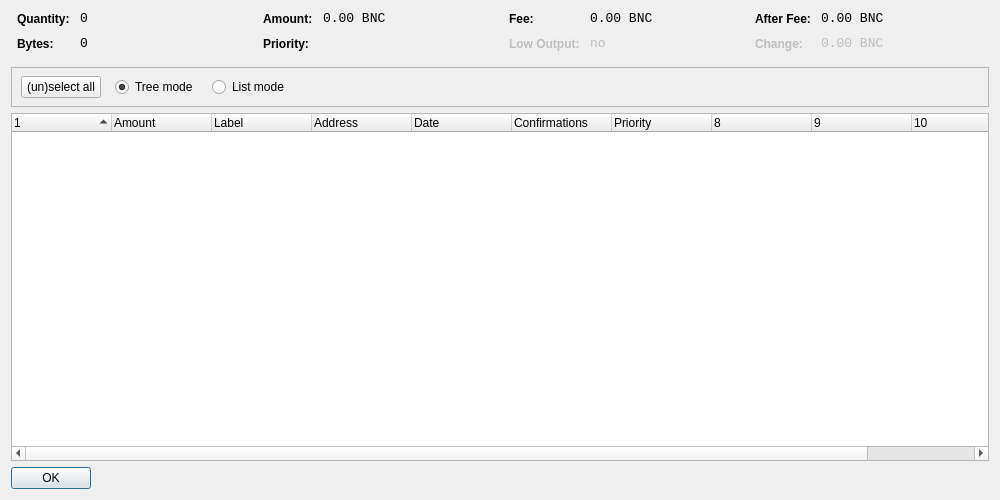
<?xml version="1.0" encoding="UTF-8"?>
<ui version="4.0">
 <class>CoinControlDialog</class>
 <widget class="QDialog" name="CoinControlDialog">
  <property name="geometry">
   <rect>
    <x>0</x>
    <y>0</y>
    <width>1000</width>
    <height>500</height>
   </rect>
  </property>
  <property name="windowTitle">
   <string>Coin Control</string>
  </property>
  <layout class="QVBoxLayout" name="verticalLayout">
   <item>
    <layout class="QHBoxLayout" name="horizontalLayoutTop" stretch="0,0,0,0">
     <property name="topMargin">
      <number>0</number>
     </property>
     <property name="bottomMargin">
      <number>10</number>
     </property>
     <item>
      <layout class="QFormLayout" name="formLayoutCoinControl1">
       <property name="horizontalSpacing">
        <number>10</number>
       </property>
       <property name="verticalSpacing">
        <number>10</number>
       </property>
       <property name="leftMargin">
        <number>6</number>
       </property>
       <property name="rightMargin">
        <number>6</number>
       </property>
       <item row="0" column="0">
        <widget class="QLabel" name="labelCoinControlQuantityText">
         <property name="styleSheet">
          <string notr="true">font-weight:bold;</string>
         </property>
         <property name="text">
          <string>Quantity:</string>
         </property>
        </widget>
       </item>
       <item row="0" column="1">
        <widget class="QLabel" name="labelCoinControlQuantity">
         <property name="font">
          <font>
           <family>Monospace</family>
           <pointsize>10</pointsize>
          </font>
         </property>
         <property name="cursor">
          <cursorShape>IBeamCursor</cursorShape>
         </property>
         <property name="contextMenuPolicy">
          <enum>Qt::ActionsContextMenu</enum>
         </property>
         <property name="text">
          <string notr="true">0</string>
         </property>
         <property name="textInteractionFlags">
          <set>Qt::LinksAccessibleByMouse|Qt::TextSelectableByKeyboard|Qt::TextSelectableByMouse</set>
         </property>
        </widget>
       </item>
       <item row="1" column="0">
        <widget class="QLabel" name="labelCoinControlBytesText">
         <property name="styleSheet">
          <string notr="true">font-weight:bold;</string>
         </property>
         <property name="text">
          <string>Bytes:</string>
         </property>
        </widget>
       </item>
       <item row="1" column="1">
        <widget class="QLabel" name="labelCoinControlBytes">
         <property name="font">
          <font>
           <family>Monospace</family>
           <pointsize>10</pointsize>
          </font>
         </property>
         <property name="cursor">
          <cursorShape>IBeamCursor</cursorShape>
         </property>
         <property name="contextMenuPolicy">
          <enum>Qt::ActionsContextMenu</enum>
         </property>
         <property name="text">
          <string notr="true">0</string>
         </property>
         <property name="textInteractionFlags">
          <set>Qt::LinksAccessibleByMouse|Qt::TextSelectableByKeyboard|Qt::TextSelectableByMouse</set>
         </property>
        </widget>
       </item>
      </layout>
     </item>
     <item>
      <layout class="QFormLayout" name="formLayoutCoinControl2">
       <property name="horizontalSpacing">
        <number>10</number>
       </property>
       <property name="verticalSpacing">
        <number>10</number>
       </property>
       <property name="leftMargin">
        <number>6</number>
       </property>
       <property name="rightMargin">
        <number>6</number>
       </property>
       <item row="0" column="0">
        <widget class="QLabel" name="labelCoinControlAmountText">
         <property name="styleSheet">
          <string notr="true">font-weight:bold;</string>
         </property>
         <property name="text">
          <string>Amount:</string>
         </property>
        </widget>
       </item>
       <item row="0" column="1">
        <widget class="QLabel" name="labelCoinControlAmount">
         <property name="font">
          <font>
           <family>Monospace</family>
           <pointsize>10</pointsize>
          </font>
         </property>
         <property name="cursor">
          <cursorShape>IBeamCursor</cursorShape>
         </property>
         <property name="contextMenuPolicy">
          <enum>Qt::ActionsContextMenu</enum>
         </property>
         <property name="text">
          <string notr="true">0.00 BNC</string>
         </property>
         <property name="textInteractionFlags">
          <set>Qt::LinksAccessibleByMouse|Qt::TextSelectableByKeyboard|Qt::TextSelectableByMouse</set>
         </property>
        </widget>
       </item>
       <item row="1" column="0">
        <widget class="QLabel" name="labelCoinControlPriorityText">
         <property name="styleSheet">
          <string notr="true">font-weight:bold;</string>
         </property>
         <property name="text">
          <string>Priority:</string>
         </property>
        </widget>
       </item>
       <item row="1" column="1">
        <widget class="QLabel" name="labelCoinControlPriority">
         <property name="font">
          <font>
           <family>Monospace</family>
           <pointsize>10</pointsize>
          </font>
         </property>
         <property name="cursor">
          <cursorShape>IBeamCursor</cursorShape>
         </property>
         <property name="contextMenuPolicy">
          <enum>Qt::ActionsContextMenu</enum>
         </property>
         <property name="text">
          <string/>
         </property>
         <property name="textInteractionFlags">
          <set>Qt::LinksAccessibleByMouse|Qt::TextSelectableByKeyboard|Qt::TextSelectableByMouse</set>
         </property>
        </widget>
       </item>
      </layout>
     </item>
     <item>
      <layout class="QFormLayout" name="formLayoutCoinControl3">
       <property name="horizontalSpacing">
        <number>10</number>
       </property>
       <property name="verticalSpacing">
        <number>10</number>
       </property>
       <property name="leftMargin">
        <number>6</number>
       </property>
       <property name="rightMargin">
        <number>6</number>
       </property>
       <item row="0" column="0">
        <widget class="QLabel" name="labelCoinControlFeeText">
         <property name="styleSheet">
          <string notr="true">font-weight:bold;</string>
         </property>
         <property name="text">
          <string>Fee:</string>
         </property>
        </widget>
       </item>
       <item row="0" column="1">
        <widget class="QLabel" name="labelCoinControlFee">
         <property name="font">
          <font>
           <family>Monospace</family>
           <pointsize>10</pointsize>
          </font>
         </property>
         <property name="cursor">
          <cursorShape>IBeamCursor</cursorShape>
         </property>
         <property name="contextMenuPolicy">
          <enum>Qt::ActionsContextMenu</enum>
         </property>
         <property name="text">
          <string notr="true">0.00 BNC</string>
         </property>
         <property name="textInteractionFlags">
          <set>Qt::LinksAccessibleByMouse|Qt::TextSelectableByKeyboard|Qt::TextSelectableByMouse</set>
         </property>
        </widget>
       </item>
       <item row="1" column="0">
        <widget class="QLabel" name="labelCoinControlLowOutputText">
         <property name="enabled">
          <bool>false</bool>
         </property>
         <property name="styleSheet">
          <string notr="true">font-weight:bold;</string>
         </property>
         <property name="text">
          <string>Low Output:</string>
         </property>
        </widget>
       </item>
       <item row="1" column="1">
        <widget class="QLabel" name="labelCoinControlLowOutput">
         <property name="enabled">
          <bool>false</bool>
         </property>
         <property name="font">
          <font>
           <family>Monospace</family>
           <pointsize>10</pointsize>
          </font>
         </property>
         <property name="cursor">
          <cursorShape>IBeamCursor</cursorShape>
         </property>
         <property name="contextMenuPolicy">
          <enum>Qt::ActionsContextMenu</enum>
         </property>
         <property name="text">
          <string notr="true">no</string>
         </property>
         <property name="textInteractionFlags">
          <set>Qt::LinksAccessibleByMouse|Qt::TextSelectableByKeyboard|Qt::TextSelectableByMouse</set>
         </property>
        </widget>
       </item>
      </layout>
     </item>
     <item>
      <layout class="QFormLayout" name="formLayoutCoinControl4">
       <property name="horizontalSpacing">
        <number>10</number>
       </property>
       <property name="verticalSpacing">
        <number>10</number>
       </property>
       <property name="leftMargin">
        <number>6</number>
       </property>
       <property name="rightMargin">
        <number>6</number>
       </property>
       <item row="0" column="0">
        <widget class="QLabel" name="labelCoinControlAfterFeeText">
         <property name="styleSheet">
          <string notr="true">font-weight:bold;</string>
         </property>
         <property name="text">
          <string>After Fee:</string>
         </property>
        </widget>
       </item>
       <item row="0" column="1">
        <widget class="QLabel" name="labelCoinControlAfterFee">
         <property name="font">
          <font>
           <family>Monospace</family>
           <pointsize>10</pointsize>
          </font>
         </property>
         <property name="cursor">
          <cursorShape>IBeamCursor</cursorShape>
         </property>
         <property name="contextMenuPolicy">
          <enum>Qt::ActionsContextMenu</enum>
         </property>
         <property name="text">
          <string notr="true">0.00 BNC</string>
         </property>
         <property name="textInteractionFlags">
          <set>Qt::LinksAccessibleByMouse|Qt::TextSelectableByKeyboard|Qt::TextSelectableByMouse</set>
         </property>
        </widget>
       </item>
       <item row="1" column="0">
        <widget class="QLabel" name="labelCoinControlChangeText">
         <property name="enabled">
          <bool>false</bool>
         </property>
         <property name="styleSheet">
          <string notr="true">font-weight:bold;</string>
         </property>
         <property name="text">
          <string>Change:</string>
         </property>
        </widget>
       </item>
       <item row="1" column="1">
        <widget class="QLabel" name="labelCoinControlChange">
         <property name="enabled">
          <bool>false</bool>
         </property>
         <property name="font">
          <font>
           <family>Monospace</family>
           <pointsize>10</pointsize>
          </font>
         </property>
         <property name="cursor">
          <cursorShape>IBeamCursor</cursorShape>
         </property>
         <property name="contextMenuPolicy">
          <enum>Qt::ActionsContextMenu</enum>
         </property>
         <property name="text">
          <string notr="true">0.00 BNC</string>
         </property>
         <property name="textInteractionFlags">
          <set>Qt::LinksAccessibleByMouse|Qt::TextSelectableByKeyboard|Qt::TextSelectableByMouse</set>
         </property>
        </widget>
       </item>
      </layout>
     </item>
    </layout>
   </item>
   <item>
    <widget class="QFrame" name="frame">
     <property name="minimumSize">
      <size>
       <width>0</width>
       <height>40</height>
      </size>
     </property>
     <property name="frameShape">
      <enum>QFrame::StyledPanel</enum>
     </property>
     <property name="frameShadow">
      <enum>QFrame::Sunken</enum>
     </property>
     <widget class="QWidget" name="horizontalLayoutWidget">
      <property name="geometry">
       <rect>
        <x>10</x>
        <y>0</y>
        <width>781</width>
        <height>41</height>
       </rect>
      </property>
      <layout class="QHBoxLayout" name="horizontalLayoutPanel" stretch="0,0,0,0,0">
       <property name="spacing">
        <number>14</number>
       </property>
       <item>
        <widget class="QPushButton" name="pushButtonSelectAll">
         <property name="sizePolicy">
          <sizepolicy hsizetype="Maximum" vsizetype="Fixed">
           <horstretch>0</horstretch>
           <verstretch>0</verstretch>
          </sizepolicy>
         </property>
         <property name="text">
          <string>(un)select all</string>
         </property>
        </widget>
       </item>
       <item>
        <widget class="QRadioButton" name="radioTreeMode">
         <property name="sizePolicy">
          <sizepolicy hsizetype="Maximum" vsizetype="Fixed">
           <horstretch>0</horstretch>
           <verstretch>0</verstretch>
          </sizepolicy>
         </property>
         <property name="text">
          <string>Tree mode</string>
         </property>
         <property name="checked">
          <bool>true</bool>
         </property>
        </widget>
       </item>
       <item>
        <widget class="QRadioButton" name="radioListMode">
         <property name="sizePolicy">
          <sizepolicy hsizetype="Maximum" vsizetype="Fixed">
           <horstretch>0</horstretch>
           <verstretch>0</verstretch>
          </sizepolicy>
         </property>
         <property name="text">
          <string>List mode</string>
         </property>
        </widget>
       </item>
       <item>
        <spacer name="horizontalSpacer">
         <property name="orientation">
          <enum>Qt::Horizontal</enum>
         </property>
         <property name="sizeHint" stdset="0">
          <size>
           <width>40</width>
           <height>20</height>
          </size>
         </property>
        </spacer>
       </item>
      </layout>
     </widget>
    </widget>
   </item>
   <item>
    <widget class="CoinControlTreeWidget" name="treeWidget">
     <property name="contextMenuPolicy">
      <enum>Qt::CustomContextMenu</enum>
     </property>
     <property name="sortingEnabled">
      <bool>false</bool>
     </property>
     <property name="columnCount">
      <number>11</number>
     </property>
     <attribute name="headerShowSortIndicator" stdset="0">
      <bool>true</bool>
     </attribute>
     <attribute name="headerStretchLastSection">
      <bool>false</bool>
     </attribute>
     <column>
      <property name="text">
       <string/>
      </property>
     </column>
     <column>
      <property name="text">
       <string>Amount</string>
      </property>
     </column>
     <column>
      <property name="text">
       <string>Label</string>
      </property>
     </column>
     <column>
      <property name="text">
       <string>Address</string>
      </property>
     </column>
     <column>
      <property name="text">
       <string>Date</string>
      </property>
     </column>
     <column>
      <property name="text">
       <string>Confirmations</string>
      </property>
      <property name="toolTip">
       <string>Confirmed</string>
      </property>
     </column>
     <column>
      <property name="text">
       <string>Priority</string>
      </property>
     </column>
     <column>
      <property name="text">
       <string/>
      </property>
     </column>
     <column>
      <property name="text">
       <string/>
      </property>
     </column>
     <column>
      <property name="text">
       <string/>
      </property>
     </column>
     <column>
      <property name="text">
       <string/>
      </property>
     </column>
    </widget>
   </item>
   <item>
    <widget class="QDialogButtonBox" name="buttonBox">
     <property name="sizePolicy">
      <sizepolicy hsizetype="Maximum" vsizetype="Fixed">
       <horstretch>0</horstretch>
       <verstretch>0</verstretch>
      </sizepolicy>
     </property>
     <property name="orientation">
      <enum>Qt::Horizontal</enum>
     </property>
     <property name="standardButtons">
      <set>QDialogButtonBox::Ok</set>
     </property>
    </widget>
   </item>
  </layout>
 </widget>
 <customwidgets>
  <customwidget>
   <class>CoinControlTreeWidget</class>
   <extends>QTreeWidget</extends>
   <header>coincontroltreewidget.h</header>
  </customwidget>
 </customwidgets>
 <resources/>
 <connections/>
</ui>
